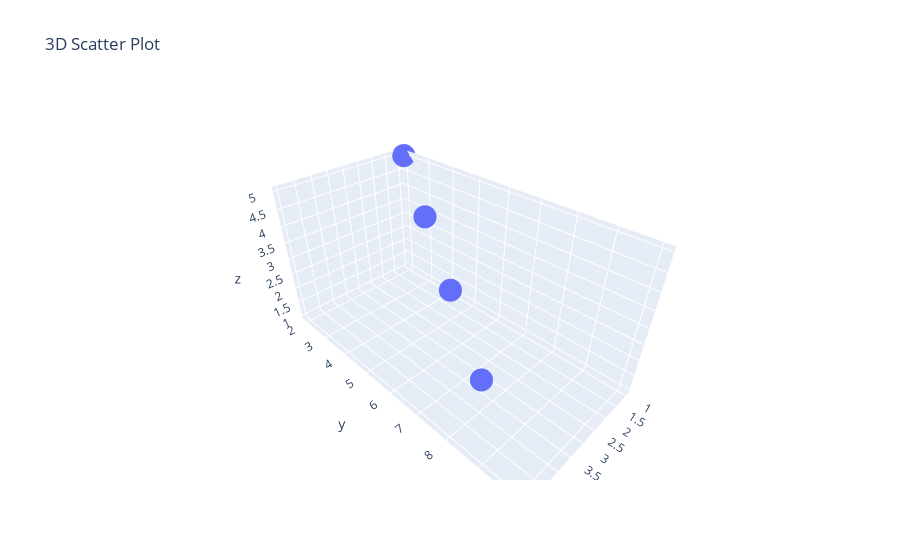

The cell this chart's notebook holds for it:
### Markdown cell above
13. Create a 3D scatter plot using Plotly.

### Code cell
import plotly.express as px

x = [1, 2, 3, 4, 5]
y = [2, 4, 6, 8, 10]
z = [5, 4, 3, 2, 1]

fig = px.scatter_3d(
    x=x,
    y=y,
    z=z,
    title="3D Scatter Plot"
)

fig.show()

### Figure 1 — Plotly figure (JSON) as saved in the notebook; plotly's stock layout.template omitted (floating-point values rounded to 4 significant figures)
{"data": [{"hovertemplate": "x=%{x}<br>y=%{y}<br>z=%{z}<extra></extra>", "legendgroup": "", "marker": {"color": "#636efa", "symbol": "circle"}, "mode": "markers", "name": "", "scene": "scene", "showlegend": false, "type": "scatter3d", "x": [1, 2, 3, 4, 5], "y": [2, 4, 6, 8, 10], "z": [5, 4, 3, 2, 1]}], "layout": {"legend": {"tracegroupgap": 0}, "scene": {"domain": {"x": [0, 1], "y": [0, 1]}, "xaxis": {"title": {"text": "x"}}, "yaxis": {"title": {"text": "y"}}, "zaxis": {"title": {"text": "z"}}}, "title": {"text": "3D Scatter Plot"}}}
